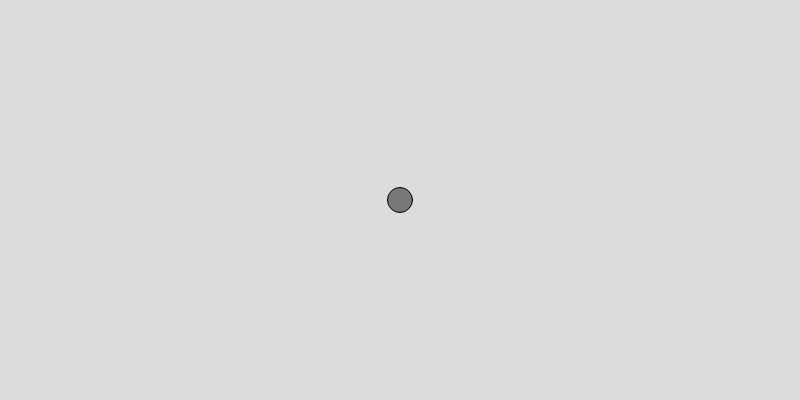
Frame 1 (no input)
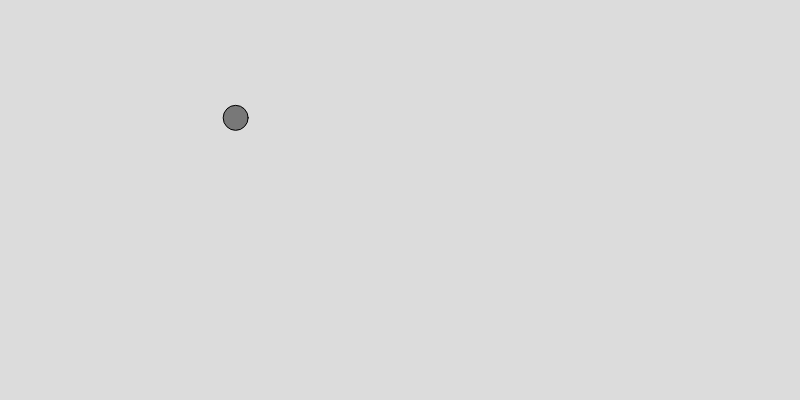
Frame 60 (no input)
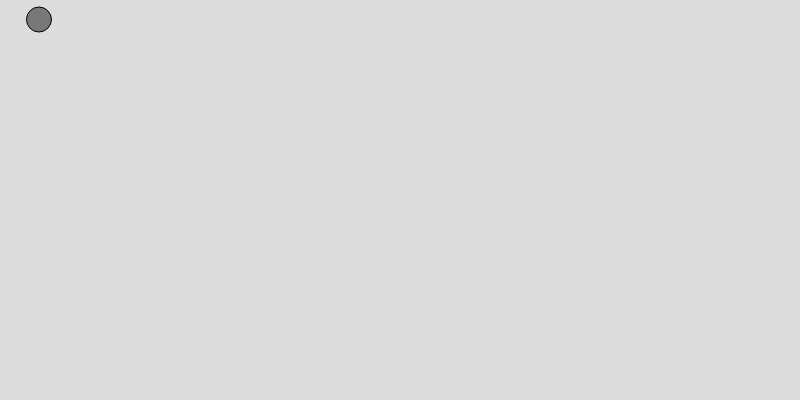
Frame 120 (the mouse pressed at the canvas centre since frame 60)

The p5.js sketch that drew these frames (run headless with seeded random() and noise() and a simulated clock; from frame 60 on, the mouse is pressed at the canvas centre):

// p5.js sketch
// ── sketch.js

let walker;

function setup() {
  createCanvas(800, 400);
  walker = new Walker();
}

function draw() {
  background(220);
  walker.show();
  walker.move();
  
}

class Walker{
  constructor(){
    this.position = createVector(width/2, height/2);
    this.velocity = createVector();
    this.acceleration = createVector(0, 0);
    this.topspeed = 10;
  }
  
  show(){
    fill(120);
    stroke(0);
    ellipse(this.position.x, this.position.y, 25, 25);
  }
  
  move(){
    
    let mouse = createVector(mouseX, mouseY);
    
    // step 1: compute direction
    let direction = p5.Vector.sub(mouse, this.position);
    
    // Step 2: Calculate the target magnitude based on the distance from the mouse (which is the same as the magnitude of the direction vector)
    let distance = direction.mag();
    let newMagnitude = map(distance, 0, max(width, height), 0, 0.2);
    direction.setMag(newMagnitude);
    
    // step 3: set the acceleration with the direction
    this.acceleration = direction;
    
    // step 4: update the position based on the velocity, which is further based on acceleration
    this.velocity.add(this.acceleration);
    this.velocity.limit(this.topspeed);
    this.position.add(this.velocity);
    
    // check edges
    if (mouse.x > width){
      this.position.x = 0;
    }else if (mouse.x<0){
      this.position.x = width;
    }
    
    if (mouse.y > height){
      this.position.y = 0;
    }else if (mouse.y<0){
      this.position.y = height;
    }
    
    console.log(this.acceleration.mag(), this.velocity.mag());
    
  }
}
